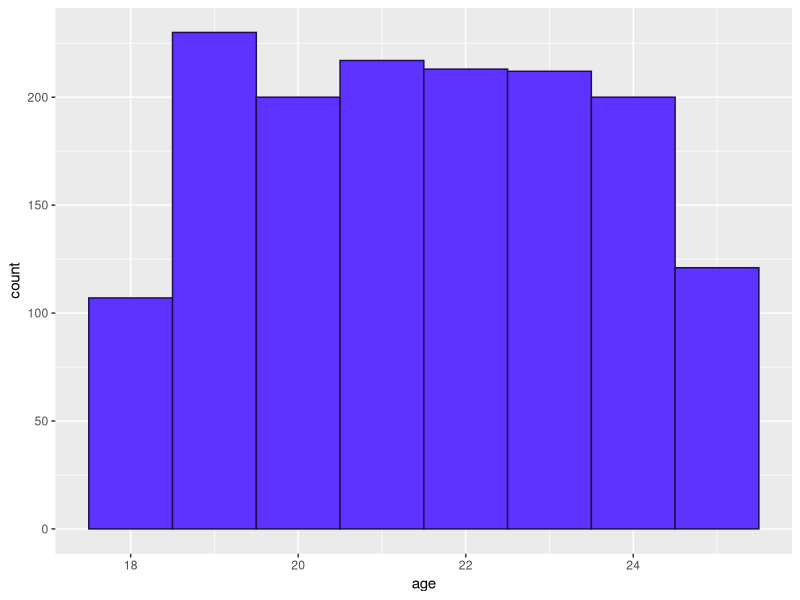
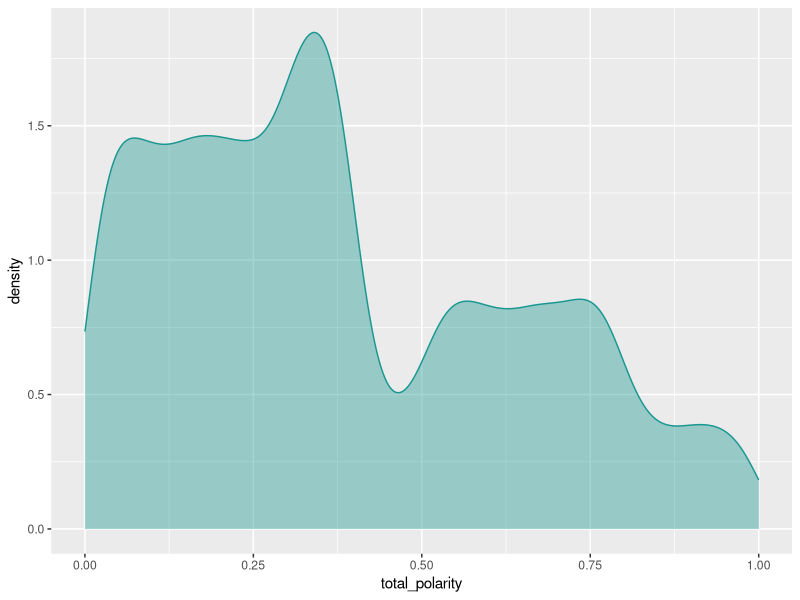
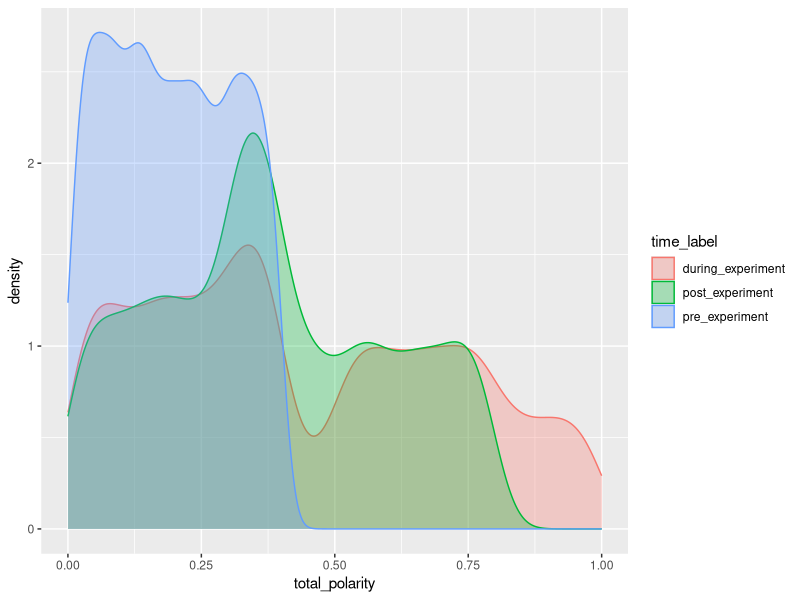
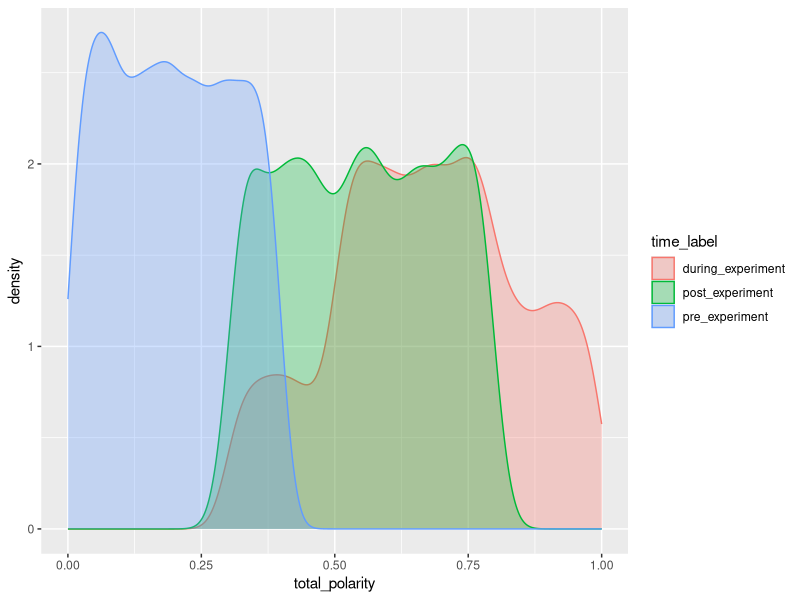
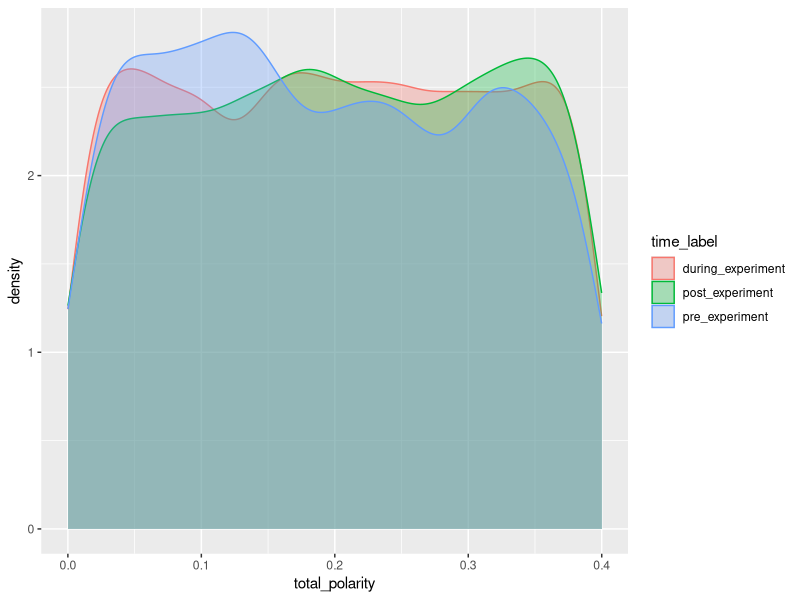
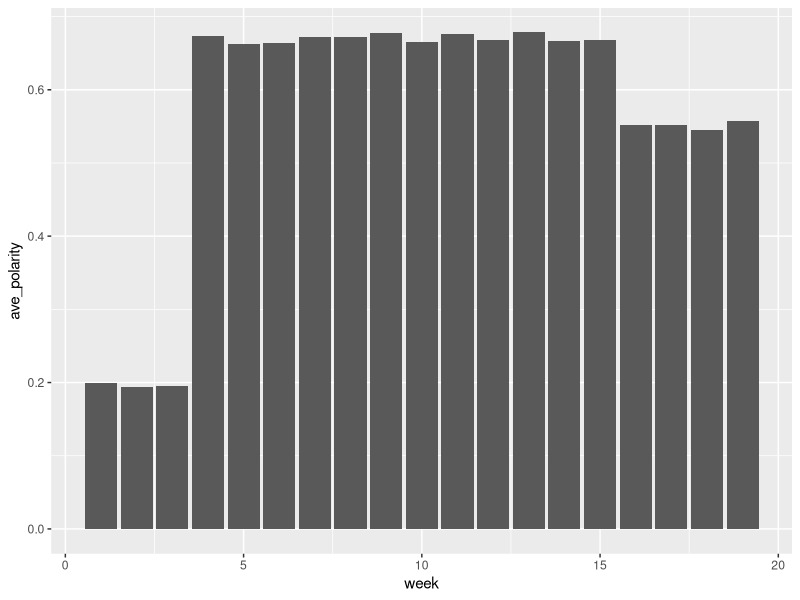
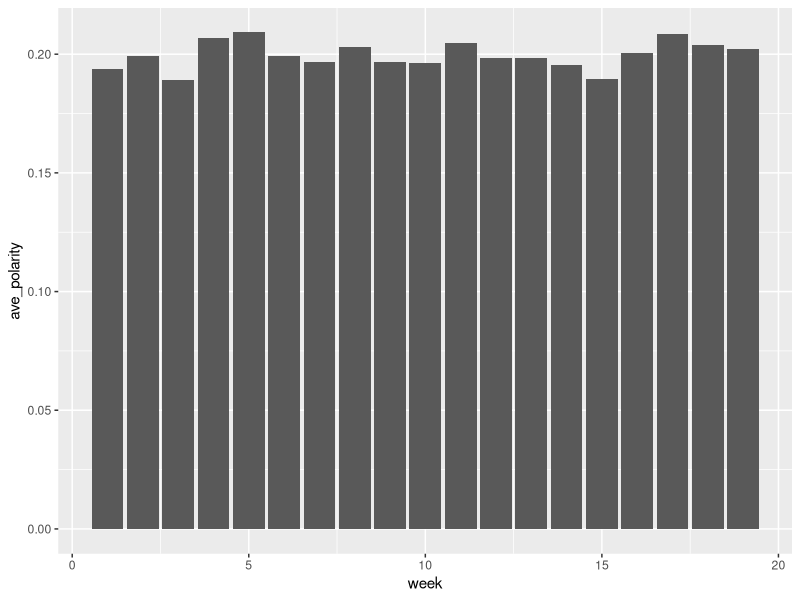
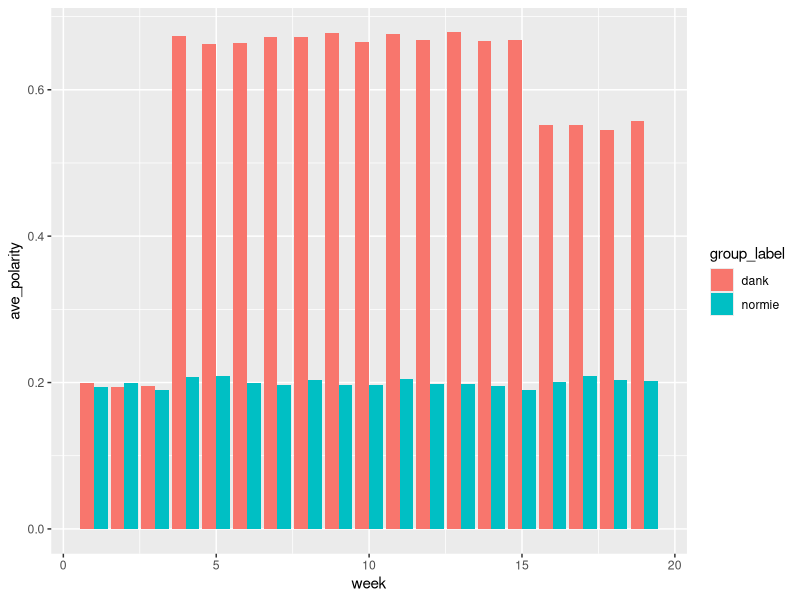

R code for these plots, in order:
library(tidyverse)
library(cowplot)

meme_data <- read.csv("meme_experiment_data.csv")
meme_data[is.na(meme_data)] <- 0

summary(meme_data)
View(meme_data)

###HISTOGRAM FOR AGES###
age_data <- meme_data %>%
  group_by(subjects, age) %>%
  summarise(N = n())

View(age_data)

ggplot(age_data, aes(x = age)) +
  geom_histogram(binwidth = 1, color = "#1c0f4c", fill = "#5e32ff")

#table(meme_data$subjects, meme_data$group_assignment)

combined_meme_data <- meme_data %>%
  mutate(total_polarity = preexperiment_polarization + experiment_polarization + postexperiment_polarization)

View(combined_meme_data)

###SINGLE DENSITY PLOT FOR ALL POLARITIES###
ggplot(combined_meme_data, aes(x = total_polarity)) +
  geom_density(color = "#199790", fill = "#199790", alpha = 0.4)

###DENSITY PLOTS BY TIME###
time_groups <- combined_meme_data %>%
  mutate(time_label = ifelse(preexperiment_polarization > 0, "pre_experiment",
         ifelse(experiment_polarization > 0, "during_experiment",
         ifelse(postexperiment_polarization > 0, "post_experiment", "none"))))

View(time_groups)

ggplot(time_groups, aes(x = total_polarity, color = time_label, fill = time_label)) +
  geom_density(alpha = 0.3)

dank_time_group <- time_groups %>%
  filter(group_assignment == 1)

ggplot(dank_time_group, aes(x = total_polarity, color = time_label, fill = time_label)) +
  geom_density(alpha = 0.3)

normie_time_group <- time_groups %>%
  filter(group_assignment == 0)

ggplot(normie_time_group, aes(x = total_polarity, color = time_label, fill = time_label)) +
  geom_density(alpha = 0.3)

###COMBINING AVERAGES###
combined_averages <- combined_meme_data %>%
  group_by(week, group_assignment) %>%
  summarise(N = n(),
            ave_polarity = mean(total_polarity), na.rm = TRUE)

View(combined_averages)


###LOOKING AT EACH GROUP SEPARATELY###
dank_group <- combined_meme_data %>%
  filter(group_assignment == 1)
View(dank_group)

dank_group_averages <- dank_group %>%
  group_by(week) %>%
  summarise(N = n(),
            ave_polarity = mean(total_polarity), na.rm = TRUE)

View(dank_group_averages)

ggplot(dank_group_averages, aes(x = week, y = ave_polarity)) +
  geom_bar(stat = "identity", position = "dodge")

normie_group <- combined_meme_data %>%
  filter(group_assignment == 0)

normie_group_averages <- normie_group %>%
  group_by(week) %>%
  summarise(N = n(),
            ave_polarity = mean(total_polarity), 
            sd_polarity = sd(total_polarity),
            na.rm = TRUE)

ggplot(normie_group_averages, aes(x = week, y = ave_polarity)) +
  geom_bar(stat = "identity", position = "dodge")

###THIS IS WHERE EVERYTHING GETS PLACED INTO A SINGLE CHART###
grouped_data <- combined_meme_data %>%
  mutate(group_label = ifelse(group_assignment > 0, "dank", "normie"))

grouped_averages <- grouped_data %>%
  group_by(group_label, week) %>%
  summarise(N = n(),
            ave_polarity = mean(total_polarity))

View(grouped_averages)

ggplot(grouped_averages, aes(x = week, y = ave_polarity, fill = group_label)) +
  geom_bar(stat = "identity", position = "dodge")

  
